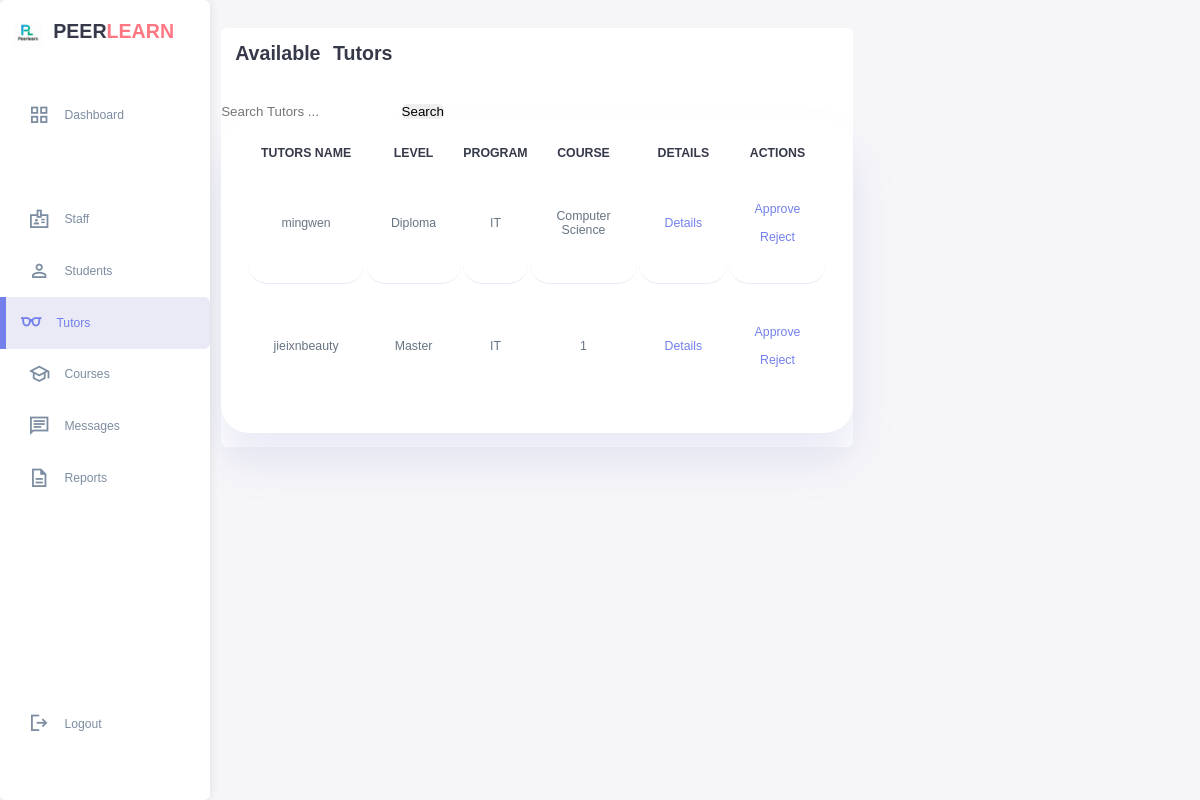
The app's page /admin_tutors.php, older data.
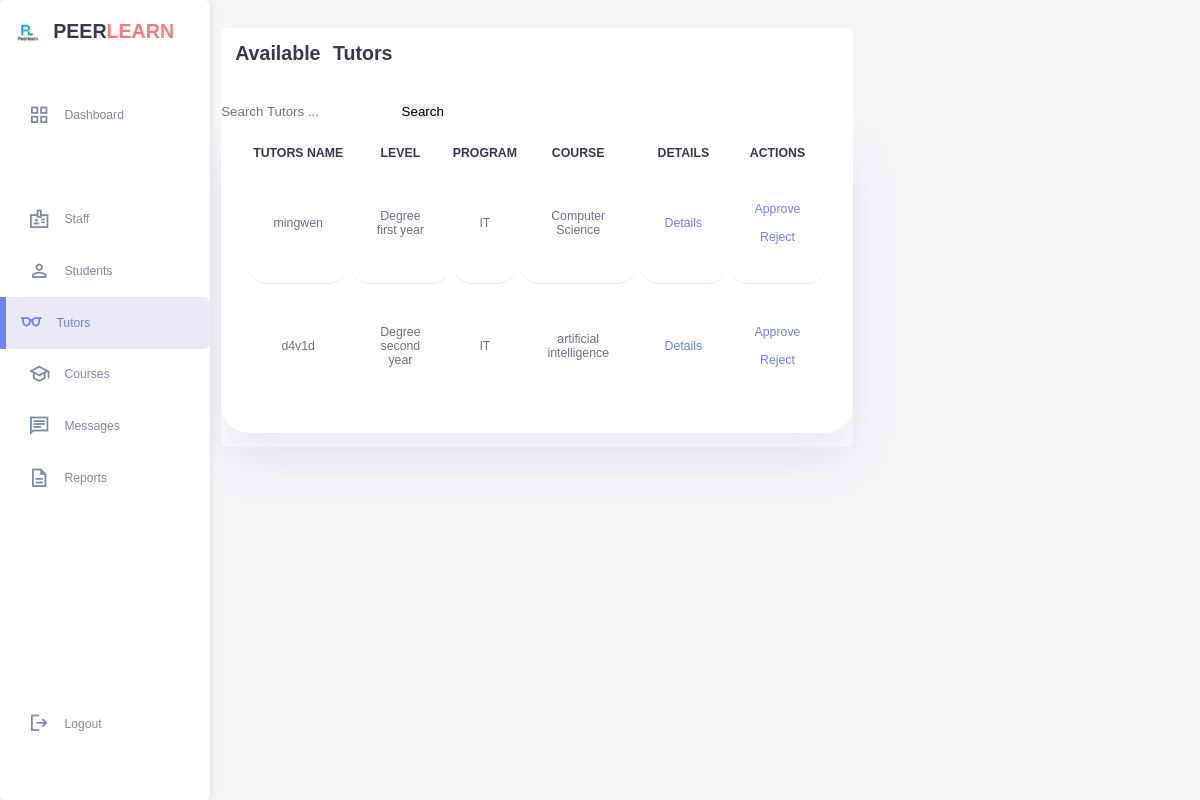
The same page, newer data.
### tables this page shows
CREATE TABLE `tutorprofile` (
  `user_id` int(11) NOT NULL,
  `major` varchar(100) DEFAULT NULL,
  `year` varchar(50) DEFAULT NULL,
  `bio` text DEFAULT NULL,
  `qualifications` text DEFAULT NULL,
  `is_verified` tinyint(1) DEFAULT 0,
  `rating` decimal(3,2) DEFAULT 0.00,
  `total_sessions` int(11) DEFAULT 0,
  `program` varchar(255) DEFAULT NULL,
  `status` varchar(50) DEFAULT NULL
);

CREATE TABLE `user` (
  `user_id` int(11) NOT NULL,
  `username` varchar(50) NOT NULL,
  `password` varchar(255) DEFAULT NULL,
  `email` varchar(100) NOT NULL,
  `role` enum('student','tutor','admin') NOT NULL,
  `first_name` varchar(50) NOT NULL,
  `last_name` varchar(50) NOT NULL,
  `phone` varchar(20) DEFAULT NULL,
  `profile_image` varchar(255) DEFAULT NULL,
  `is_active` tinyint(1) DEFAULT 1,
  `created_at` timestamp NOT NULL DEFAULT current_timestamp(),
  `last_login` datetime DEFAULT NULL,
  `reset_token_hash` varchar(64) DEFAULT NULL,
  `reset_token_expires_at` datetime DEFAULT NULL
);

### admin_tutors.php (the view, shortened to what this page needs)
<!DOCTYPE html>
<html lang="en">
<head>
    <link rel="stylesheet" href="studentstyle.css">
</head>
<body>
    <div class="container">
        <aside>
            <div class="top">
                <div class="logo">
                    <img src="image/logo.png">
                    <h2>PEER<span class="danger">LEARN</span></h2>
                </div>
            </div>
            <div class="sidebar">
                    <a href="admin.html"><span class="material-symbols-sharp">grid_view</span><h3>Dashboard</h3></a>
                <a href="#"></a>
                <a href="admin_staff.php"><span class="material-symbols-sharp">badge</span><h3>Staff</h3></a>
                <a href="admin_student.php"><span class="material-symbols-sharp">person</span><h3>Students</h3></a>
                <a href="admin_tutors.php" class="active"><span class="material-symbols-sharp">eyeglasses</span><h3>Tutors</h3></a>
                <a href="admin_course.php"><span class="material-symbols-sharp">school</span><h3>Courses</h3></a>
                <a href="admin_message.php"><span class="material-symbols-sharp">chat</span><h3>Messages</h3></a>
                <a href="admin_report.php"><span class="material-symbols-sharp">description</span><h3>Reports</h3></a>
                <a href="home_page.html"><span class="material-symbols-sharp">logout</span><h3>Logout</h3></a>
            </div>
        </aside>
    <main>
       <div class="current_students">
                <h2>Available Tutors</h2>
                <di style="margin-left: 500px ; padding:100px;">
                    <form action="" method="GET">
                        <input type="text" name="my_search" placeholder="Search Tutors ...">
                        <input  type="submit" name="search" value="Search">
                    </form>
                <table>
                    <thead>
                        <tr>
                            <th>TUTORS NAME</th>
                            <th>LEVEL</th>
                            <th>PROGRAM</TH>
                            <th>COURSE</th>
                            <th>DETAILS</th>
                            <th>ACTIONS</th>
                        </tr>
                    </thead>
                    <tbody>
                        <?php
                        $servername = "localhost";
                        $username = "root";
                        $password = "";
                        $dbname = "peer_tutoring_platform";
                    $conn = new mysqli($servername, $username, $password, $dbname);
                     $sql = "SELECT sp.*, u.username
                                FROM tutorprofile sp
                                JOIN user u ON sp.user_id = u.user_id";
                        $result = $conn->query($sql);
                        if ($result->num_rows > 0) {
                            while($row = $result->fetch_assoc()) {
                                echo "<tr>
                                    <td>".htmlspecialchars($row["username"])."</td>
                                    <td>".htmlspecialchars($row["year"])."</td>
                                    <td>".htmlspecialchars($row["program"])."</td>
                                    <td>".htmlspecialchars($row["major"])."</td>
                                    <td>
                                        <a href='tutor_details.php?id=".$row["user_id"]."' class='details-btn'>Details</a>
                                    </td>
                                    <td>
                                        <a href='tutor_action.php?id=".$row["user_id"]."&action=approve' class='approve-btn'>Approve</a>
                                        <a href='tutor_action.php?id=".$row["user_id"]."&action=reject' class='reject-btn'>Reject</a>
                                    </td>
                                </tr>";
                            }
                        } else {
                            $no_results_message = isset($_GET['search']) ?
                                "No students found matching '".htmlspecialchars($_GET['my_search'])."'" :
                                "No students found";
                            echo "<tr><td colspan='6'>$no_results_message</td></tr>";
                        }
                        ?>
                    </tbody>
                </table>
            </div>
        </main>
    </div>
</body>
</html>

Row changes from the older to the newer data that the page shows:
removed tutorprofile: user_id.username "jieixnbeauty", year "Master", program "IT", major "1"
changed tutorprofile "Computer Science": year "Diploma" → "Degree first year"
added tutorprofile: user_id.username "d4v1d", year "Degree second year", program "IT", major "artificial intelligence"
